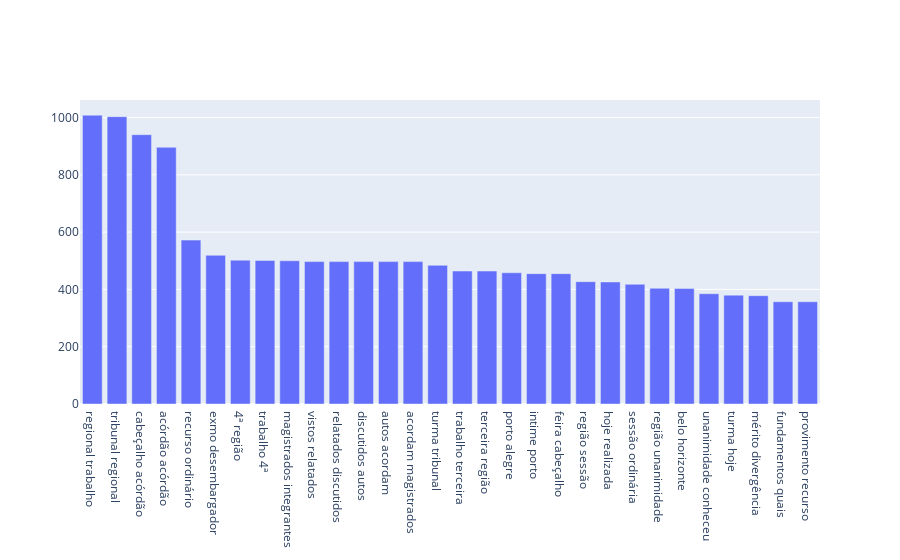

Source (notebook cell):
### Code cell
trace = go.Bar(x=df4["DISPOSITIVO"], y=df4["QUANTIDADE"])
iplot({"data":[trace]})

### Figure 1 — Plotly figure (JSON) as saved in the notebook; plotly's stock layout.template omitted (floating-point values rounded to 4 significant figures)
{"data": [{"type": "bar", "x": ["regional trabalho", "tribunal regional", "cabeçalho acórdão", "acórdão acórdão", "recurso ordinário", "exmo desembargador", "4ª região", "trabalho 4ª", "magistrados integrantes", "vistos relatados", "relatados discutidos", "discutidos autos", "autos acordam", "acordam magistrados", "turma tribunal", "trabalho terceira", "terceira região", "porto alegre", "intime porto", "feira cabeçalho", "região sessão", "hoje realizada", "sessão ordinária", "região unanimidade", "belo horizonte", "unanimidade conheceu", "turma hoje", "mérito divergência", "fundamentos quais", "provimento recurso"], "y": [1008, 1003, 940, 896, 572, 519, 502, 501, 500, 497, 497, 497, 497, 497, 484, 464, 464, 458, 455, 455, 427, 426, 418, 404, 403, 385, 380, 378, 357, 357]}], "layout": {}}
